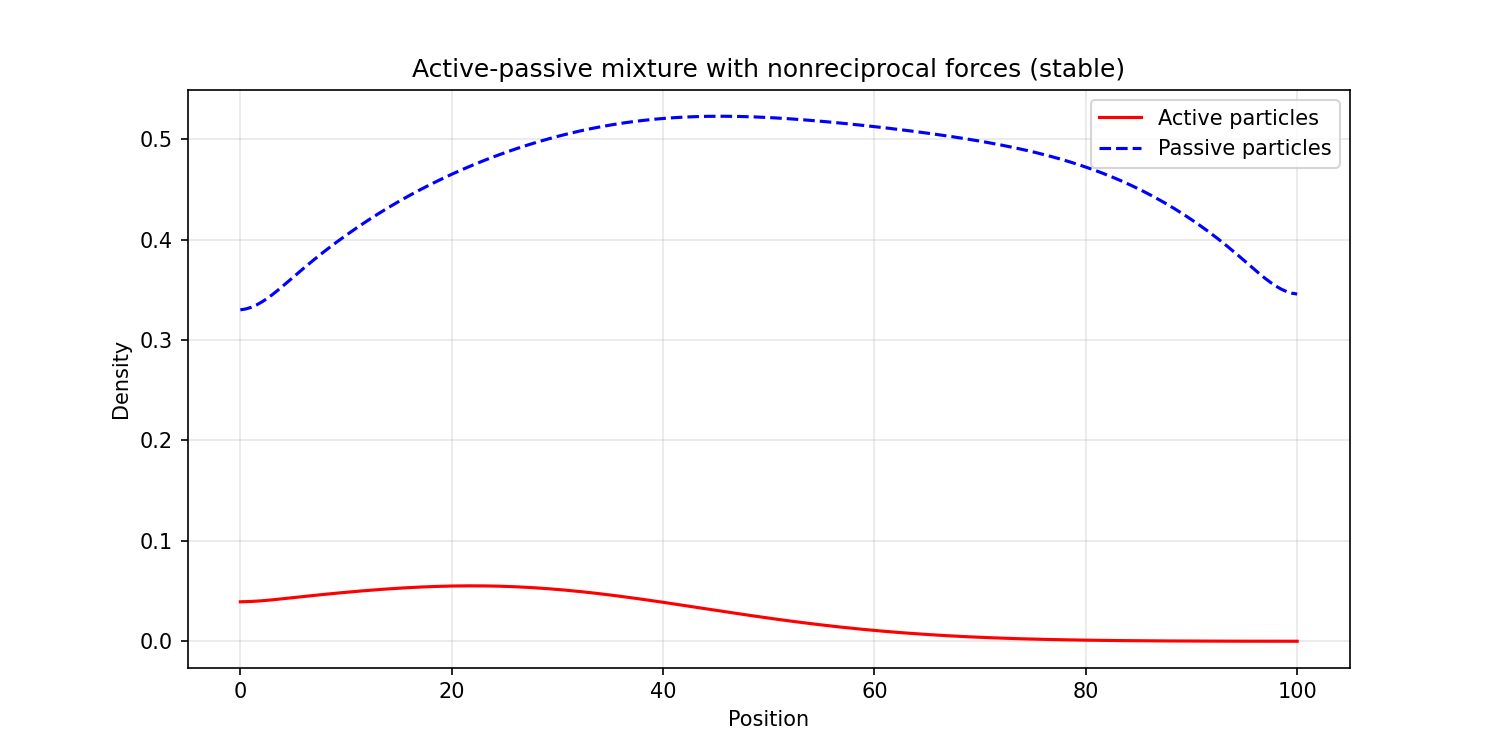

Source code (Python):
import numpy as np
import matplotlib.pyplot as plt

def solve_active_passive(L=100.0, nx=200, T=150.0, dt=0.1,
                         Da=1.0, Dp=1.0, gamma=0.2,
                         rho_a0_peak=0.1, rho_p0=0.5):
    """
    Solve active-passive density equations with nonreciprocal coupling.
    Returns: x, rho_a_hist, rho_p_hist
    """
    x = np.linspace(0, L, nx)
    dx = x[1] - x[0]

    # Initial condition: active particles Gaussian peak near left
    sigma = L/10.0
    rho_a = rho_a0_peak * np.exp(-((x - L/4.0)**2) / (2.0 * sigma**2))
    rho_p = rho_p0 * np.ones_like(x)

    def laplacian(y):
        d2y = np.zeros_like(y)
        d2y[1:-1] = (y[2:] - 2*y[1:-1] + y[:-2]) / dx**2
        # Neumann (zero gradient) at boundaries
        d2y[0] = (y[1] - y[0]) / dx**2
        d2y[-1] = (y[-2] - y[-1]) / dx**2
        return d2y

    history_a = [rho_a.copy()]
    history_p = [rho_p.copy()]

    for step in range(int(T / dt)):
        # Diffusion
        diff_a = Da * laplacian(rho_a)
        diff_p = Dp * laplacian(rho_p)

        # Gradients for coupling
        grad_p = np.gradient(rho_p, dx)
        grad_a = np.gradient(rho_a, dx)

        # Limit gradients to avoid blow-up
        max_grad = 5.0
        grad_p = np.clip(grad_p, -max_grad, max_grad)
        grad_a = np.clip(grad_a, -max_grad, max_grad)

        # Nonreciprocal advection (active attracted to passive gradient,
        # passive repelled by active gradient)
        adv_a = gamma * rho_a * grad_p
        adv_p = -gamma * rho_p * grad_a

        # Update
        rho_a += dt * (diff_a + adv_a)
        rho_p += dt * (diff_p + adv_p)

        # Non‑negativity
        rho_a = np.maximum(rho_a, 0.0)
        rho_p = np.maximum(rho_p, 0.0)

        # Optional light smoothing every 50 steps
        if step % 50 == 0:
            rho_a = np.convolve(rho_a, np.ones(3)/3, mode='same')
            rho_p = np.convolve(rho_p, np.ones(3)/3, mode='same')

        history_a.append(rho_a.copy())
        history_p.append(rho_p.copy())

    return x, np.array(history_a), np.array(history_p)

# Run simulation
x, rho_a_hist, rho_p_hist = solve_active_passive(T=150.0, dt=0.1, gamma=0.2)

# Console output
print("=== Active-passive mixture with nonreciprocal forces ===")
print(f"Parameters: Da={1.0}, Dp={1.0}, gamma={0.2}, T={150.0}, dt={0.1}")
print(f"Final max active density: {np.max(rho_a_hist[-1]):.3f}")
print(f"Final max passive density: {np.max(rho_p_hist[-1]):.3f}")
print("Observation: Active particles accumulate near left peak, passive particles are slightly depleted there due to nonreciprocal repulsion.")
print("The system remains stable without numerical blow-up.")

# Plot final state
plt.figure(figsize=(10,5))
plt.plot(x, rho_a_hist[-1], 'r-', label='Active particles')
plt.plot(x, rho_p_hist[-1], 'b--', label='Passive particles')
plt.xlabel('Position')
plt.ylabel('Density')
plt.title('Active-passive mixture with nonreciprocal forces (stable)')
plt.legend()
plt.grid(alpha=0.3)
plt.savefig('active_passive_nonreciprocal.png', dpi=150)
plt.show()
